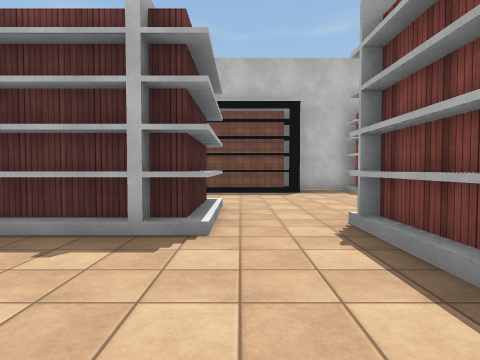
[1] (above)

16 first-person views from a walk through a 3-D level made in the Unity game engine. The camera is 1.3 m above the floor, tilts 2° down and sees 75° across. The floor is counted in squares, 2 m on a side. Each view is taken from the middle of a square. On the plan, view 1 faces up. The plan holds only what a view shows up to about 10 squares ahead; the rest is blank. The place goes on beyond the plan. Surface patterns are stand-ins for the level's own textures.

[2]
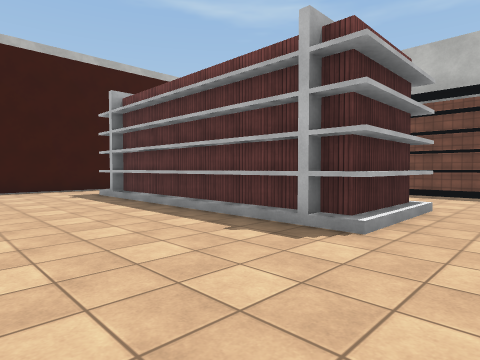

[3]
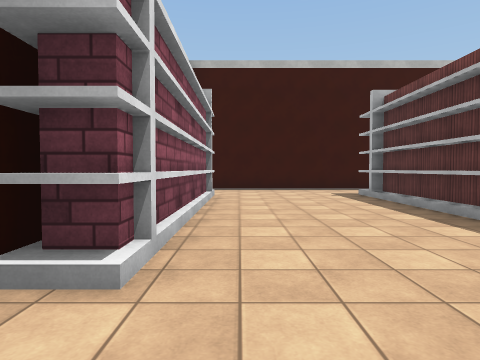

[4]
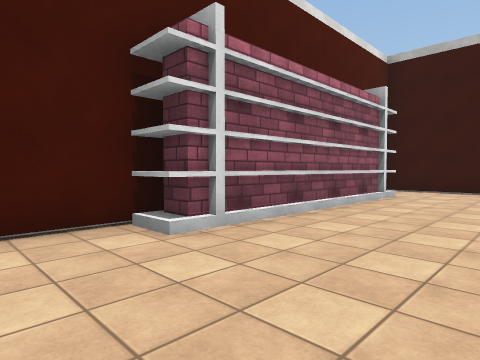

[5]
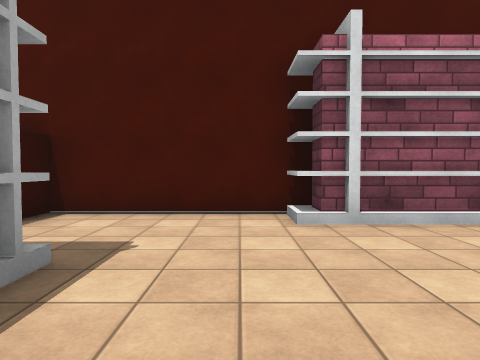

[6]
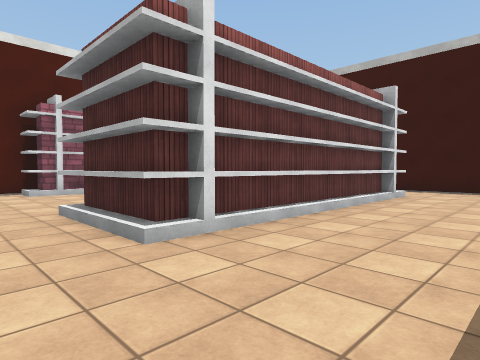

[7]
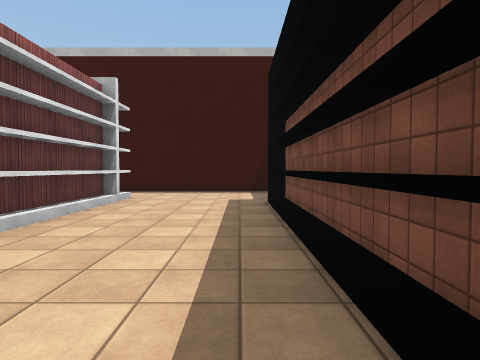

[8]
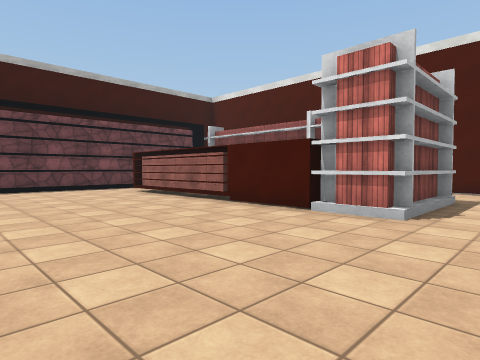

[9]
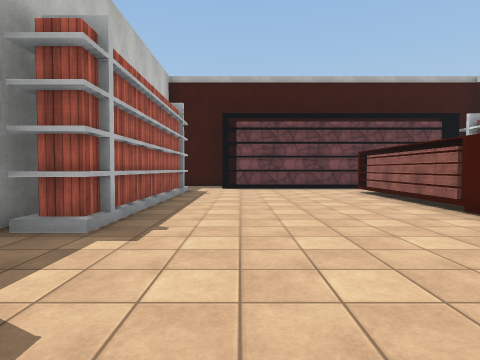

[10]
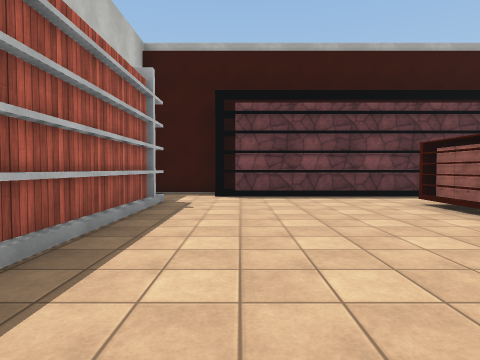

[11]
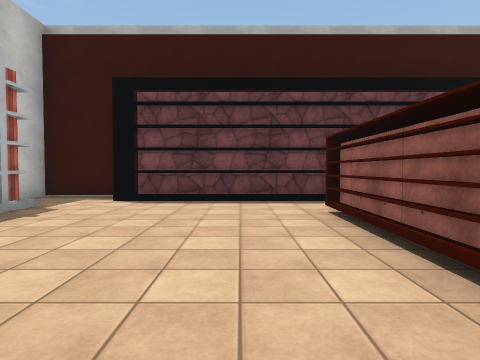

[12]
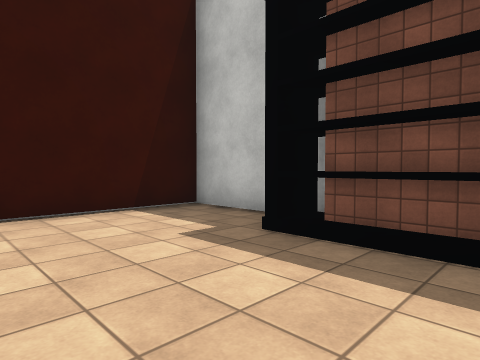

[13]
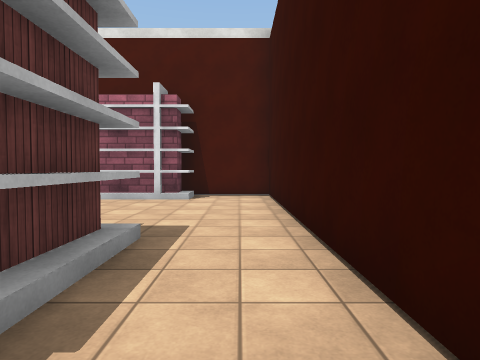

[14]
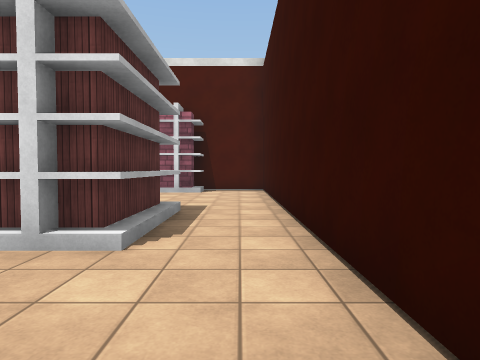

[15]
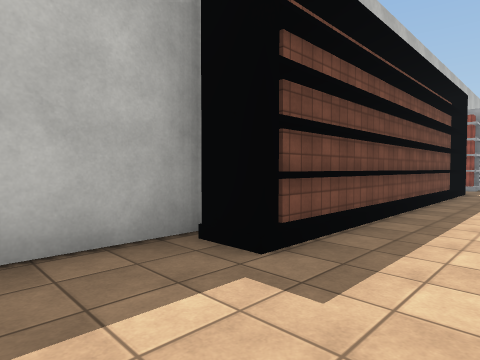

[16]
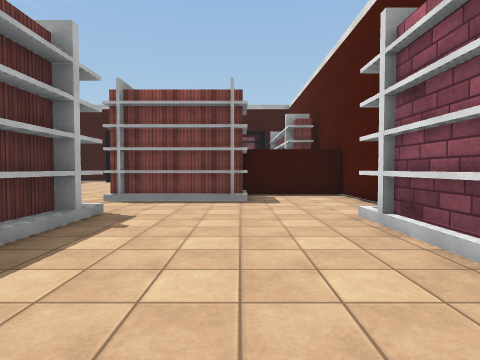

### Floor plan
Points are (right, up) in squares from view 1. A wall is a line through its corners. A room is listed if a view was taken in it or the views show most of it. See-through windows are left out.
Room 1 (views 1, 2, 3, 4, 5, 16)
walls: (-1, -0.8) (-1, -1.4); (-1.4, -1.5) (2.7, -1.5) (2.7, 1); (-0.6, 3.3) (-6.4, 3.3); (-0.3, 3.1) (-7.1, 3.1) (-7.1, 5.5); (1.3, 0.8) (1.3, 3.9); (-6.8, 3.2) (-6.8, 5.3); (-6.8, -1.4) (-6.8, -0.8) (-0.6, -0.8) (-0.6, -1.5); (1.5, 0.9) (1.5, 3.8); (-8.7, 5.4) (-8.7, -1.5) (-6.5, -1.5)
ways out: opening at (-8, 5) to room 2; opening at (0.5, 3) to room 2
Room 2 (views 6, 7, 8, 9, 10, 11, 12, 13, 14, 15)
walls: (1.8, 8.6) (-6.2, 8.6); (1.2, 8.8) (-5.6, 8.8); (3.9, 8.8) (3.4, 8.8) (3.4, 9.2); (4, 9.6) (1.2, 9.6); (-1, 5.3) (-0.6, 5.3) (-0.6, 3.3); (1.2, 3.6) (8.9, 3.6); (2.7, 3.2) (2.7, 3.8); (8.8, 8.8) (4.1, 8.8); (9.5, 8.6) (3.2, 8.6) (3.2, 9.4); (-6, 9.6) (-8.7, 9.6) (-8.7, 5.4); (-6.8, 5.3) (-1.2, 5.3); (10.5, 3.6) (10.5, 7.6); (-7.1, 5.5) (-0.3, 5.5) (-0.3, 3.1); (11.3, 7) (11.3, 7.4); (11.3, 7.6) (11.3, 9.6) (10.4, 9.6)
ways out: opening at (-8, 5) to room 1; opening at (0.5, 3) to room 1; opening at (9.5, 3)

Where each view was taken, in squares from view 1:
view 1: 0 up, 0 right, facing up
view 2: 0 up, 1 right, facing up-left
view 3: 0 up, 1 right, facing left
view 4: 2 up, 1 right, facing down-left
view 5: 3 up, 0 right, facing down
view 6: 8 up, 1 right, facing down-left
view 7: 8 up, 0 right, facing left
view 8: 8 up, 0 right, facing down-right
view 9: 7 up, 0 right, facing right
view 10: 7 up, 3 right, facing right
view 11: 5 up, 4 right, facing right
view 12: 6 up, 4 left, facing up-left
view 13: 6 up, 8 left, facing down
view 14: 8 up, 8 left, facing down
view 15: 7 up, 8 left, facing up-right
view 16: 1 up, 5 left, facing right
